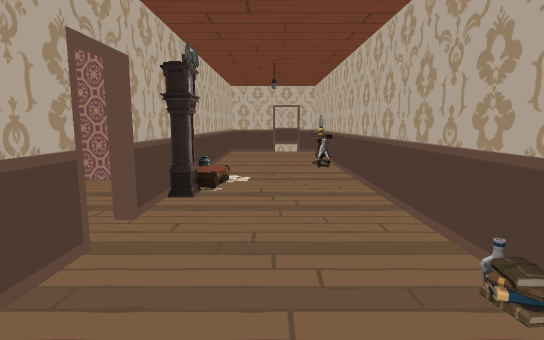
view 1 (above)

17 first-person views from a walk through a Unity game level. The camera is 1.2 m above the floor, tilts 8° down and sees 80° across. The floor is counted in squares, 1 m on a side. Each view is taken from the middle of a square. On the plan, view 1 faces up. The plan holds only what a view shows up to about 14 squares ahead; the rest is blank. The place goes on beyond the plan. The player is left out. Door leaves are left out, so doorways stand open.

view 2
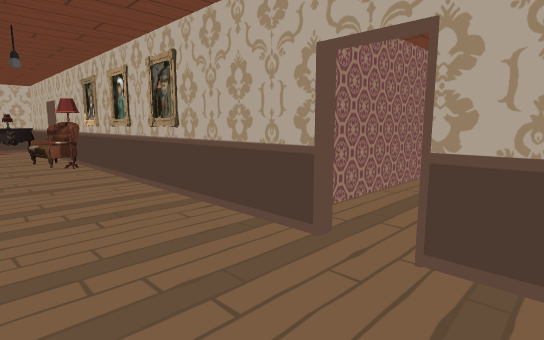

view 3
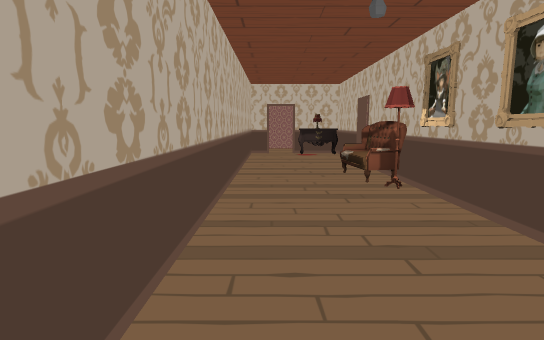

view 4
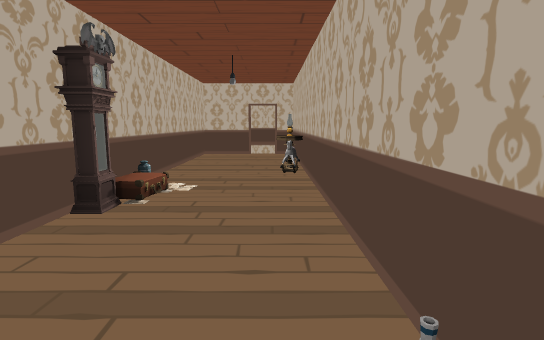

view 5
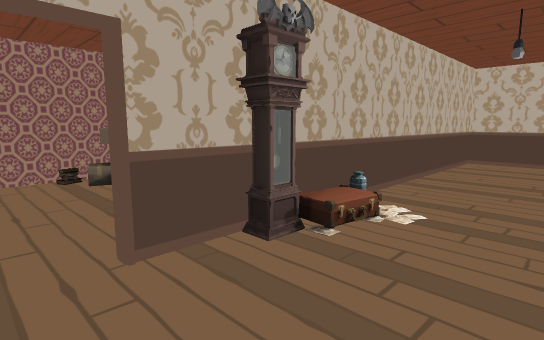

view 6
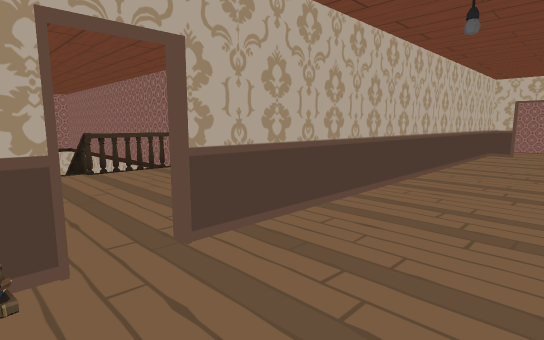

view 7
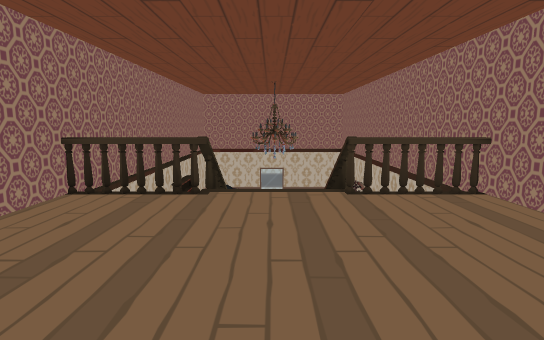

view 8
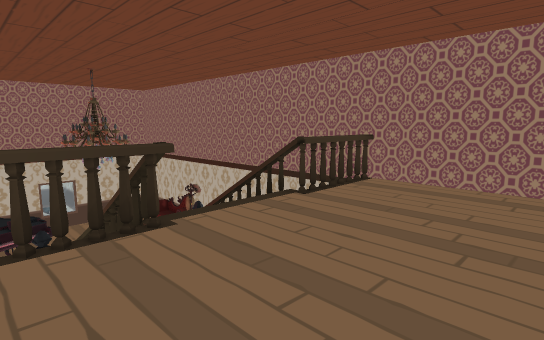

view 9
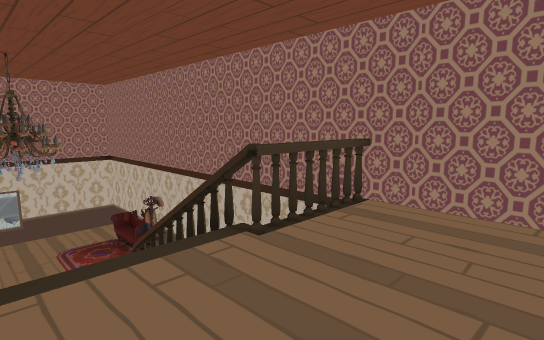

view 10
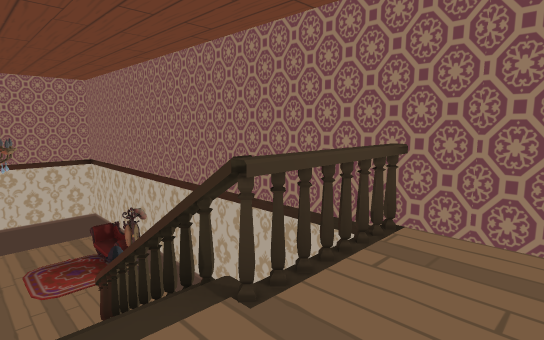

view 11
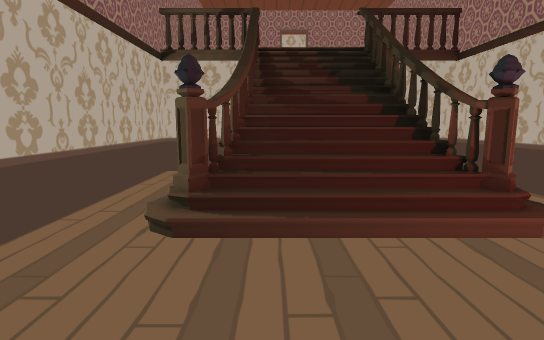

view 12
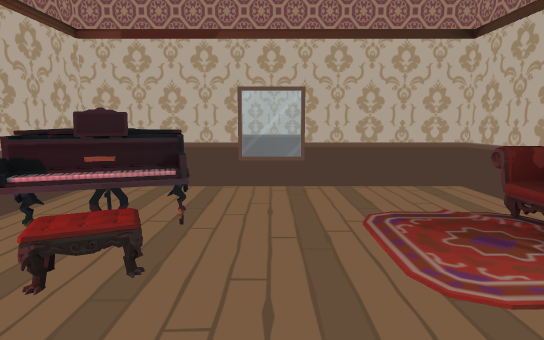

view 13
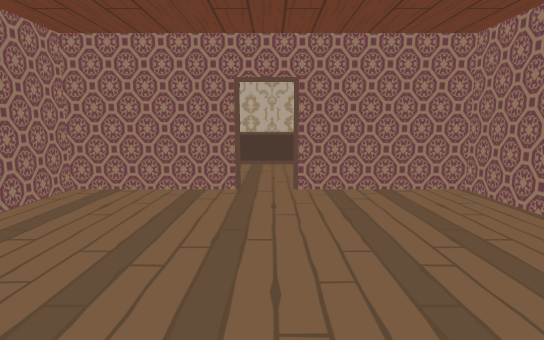

view 14
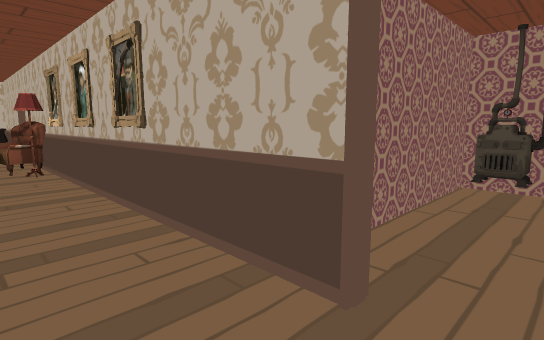

view 15
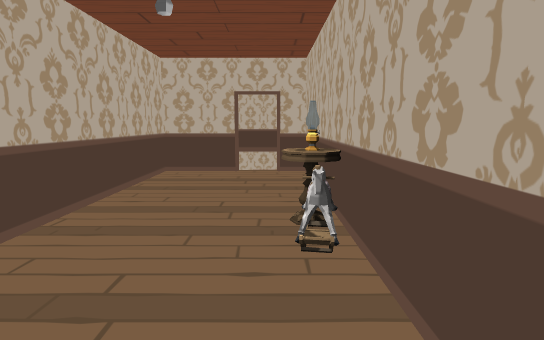

view 16
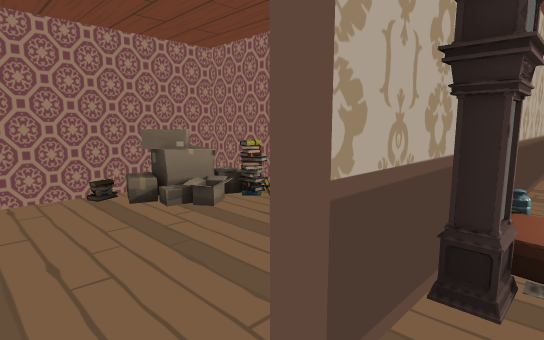

view 17
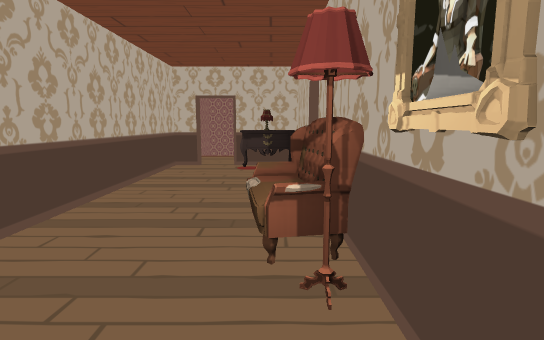

### Floor plan
Key: @ floor where view 1 was taken; # wall or solid block; x gap in a wall; . main floor; - floor 3 m lower than the main floor; / step, stairs or slope; = window, fence, low wall or low ledge; O other object.
Columns run from 7 left of view 1 to 19 right of it. Each row starts with its distance up from view 1.
 15        ###
 14      ###.#
 13      #...#
 12      #...#
 11      #...#
 10      #.OO#
  9      #..O#
  8      #...#
  7  #####...#
  6 ## ..#O..#
  5 ##...#...########
  4 #....x...#.....=    OO #  #
  3 OO . #...#.....=  ##---OO #
  2 ######...#.....##=#=---OO-#
  1      #........./////------=
  0      #.@.#.....##==/------#
 -1      #...#.....=  ##--- --#
 -2      #...#.....=------O O-#
 -3      #...###############O##
 -4      #...#
 -5      #O..#
 -6      #O..#
 -7      ##..#
 -8      #...#
 -9       ...#
-10      #...#
-11      #...#
-12      #OO.#
-13      ## ##

Positions as (right, up) in squares from view 1, and headings:
1: (0, 0), facing up
2: (1, 5), facing down-left
3: (1, 1), facing down
4: (1, 1), facing up
5: (1, 3), facing up-left
6: (-1, 2), facing down-right
7: (2, 1), facing right
8: (4, 4), facing down-right
9: (5, 2), facing down-right
10: (6, 1), facing down-right
11: (16, 0), facing left
12: (13, 1), facing right
13: (8, 1), facing left
14: (0, 4), facing down-left
15: (1, 6), facing up
16: (-1, 3), facing up-left
17: (-1, -3), facing down
